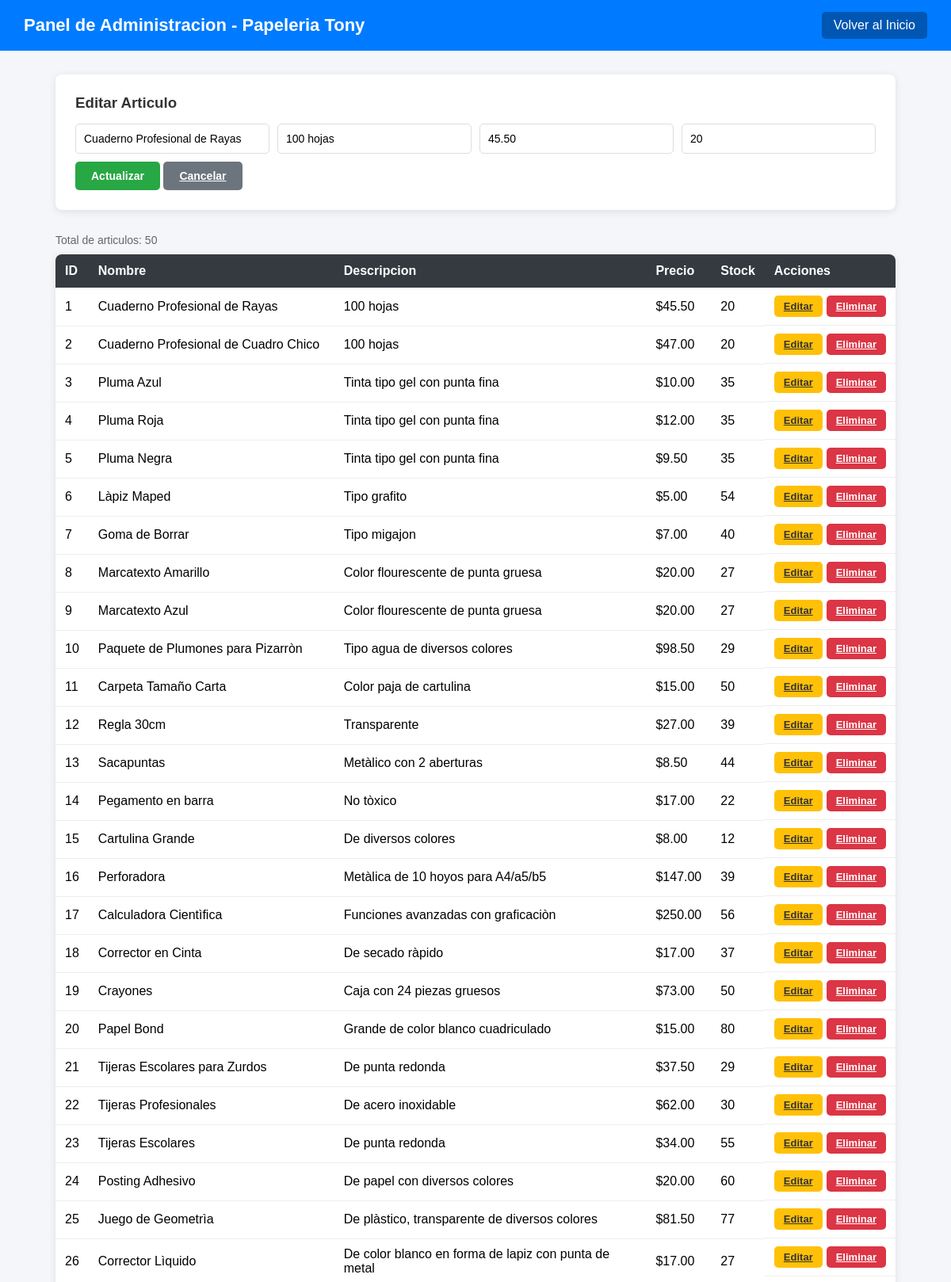
The page /admin.php?editar=1 (signed in, upper part) on the database its author committed.
### tables this page shows
CREATE TABLE `articulos` (
  `id` int NOT NULL AUTO_INCREMENT,
  `nombre` varchar(100) NOT NULL,
  `descripcion` varchar(255) DEFAULT NULL,
  `precio` decimal(10,2) DEFAULT NULL,
  `stock` int DEFAULT '0',
  PRIMARY KEY (`id`)
);

### admin.php (the view, shortened to what this page needs)
<?php
include("conexion.php");
$editando = null;
if (isset($_GET['editar'])) {
    $id = intval($_GET['editar']);
    $result = $conn->query("SELECT * FROM articulos WHERE id = $id");
    $editando = $result->fetch_assoc();
}
$resultado = $conn->query("SELECT * FROM articulos ORDER BY id ASC");
?>
<!DOCTYPE html>
<html lang="es">
<head>
</head>
<body>
    <header>
        <h1>Panel de Administracion - Papeleria Tony</h1>
        <a href="index.php">Volver al Inicio</a>
    </header>
    <div class="container">
        <div class="form-card">
            <h3><?php echo $editando ? "Editar Articulo" : "Agregar Articulo"; ?></h3>
            <form method="POST" action="admin.php">
                <div class="form-row">
                    <input type="text" name="nombre" placeholder="Nombre" value="<?php echo $editando ? htmlspecialchars($editando['nombre']) : ''; ?>" required>
                    <input type="text" name="descripcion" placeholder="Descripcion" value="<?php echo $editando ? htmlspecialchars($editando['descripcion']) : ''; ?>" required>
                    <input type="number" step="0.01" name="precio" placeholder="Precio" value="<?php echo $editando ? $editando['precio'] : ''; ?>" required>
                    <input type="number" name="stock" placeholder="Stock" value="<?php echo $editando ? $editando['stock'] : ''; ?>" required>
                </div>
                <button type="submit" name="<?php echo $editando ? 'actualizar' : 'guardar'; ?>" class="btn <?php echo $editando ? 'btn-guardar' : 'btn-guardar'; ?>">
                    <?php echo $editando ? 'Actualizar' : 'Guardar'; ?>
                </button>
                <?php if ($editando): ?>
                    <a href="admin.php" class="btn btn-cancelar">Cancelar</a>
                <?php endif; ?>
            </form>
        </div>
        <p class="total-registros">Total de articulos: <?php echo $resultado->num_rows; ?></p>
        <table>
            <thead>
                <tr>
                    <th>ID</th>
                    <th>Nombre</th>
                    <th>Descripcion</th>
                    <th>Precio</th>
                    <th>Stock</th>
                    <th>Acciones</th>
                </tr>
            </thead>
            <tbody>
                <?php while ($row = $resultado->fetch_assoc()): ?>
                <tr>
                    <td><?php echo $row['id']; ?></td>
                    <td><?php echo htmlspecialchars($row['nombre']); ?></td>
                    <td><?php echo htmlspecialchars($row['descripcion']); ?></td>
                    <td>$<?php echo number_format($row['precio'], 2); ?></td>
                    <td><?php echo $row['stock']; ?></td>
                    <td class="acciones">
                        <a href="admin.php?editar=<?php echo $row['id']; ?>" class="btn btn-editar">Editar</a>
                        <a href="admin.php?eliminar=<?php echo $row['id']; ?>" class="btn btn-eliminar" onclick="return confirm('¿Estas seguro de eliminar este articulo? Esta accion no se puede deshacer.');">Eliminar</a>
                    </td>
                </tr>
                <?php endwhile; ?>
            </tbody>
        </table>
    </div>
</body>
</html>

### admin.php (style rules this page uses)
* { margin: 0; padding: 0; box-sizing: border-box; }
body { font-family: Arial, sans-serif; background: #f4f6f9; }
header { background: #007BFF; color: white; padding: 15px 30px; display: flex; justify-content: space-between; align-items: center; }
header h1 { font-size: 22px; }
header a { color: white; text-decoration: none; background: #0056b3; padding: 8px 15px; border-radius: 5px; }
.container { max-width: 1100px; margin: 30px auto; padding: 0 20px; }
.form-card { background: white; padding: 25px; border-radius: 8px; box-shadow: 0 2px 10px rgba(0,0,0,0.1); margin-bottom: 30px; }
.form-card h3 { margin-bottom: 15px; color: #333; }
.form-row { display: flex; gap: 10px; flex-wrap: wrap; margin-bottom: 10px; }
.form-row input { flex: 1; min-width: 150px; padding: 10px; border: 1px solid #ddd; border-radius: 5px; font-size: 14px; }
.btn { padding: 10px 20px; border: none; border-radius: 5px; cursor: pointer; font-size: 14px; font-weight: bold; color: white; }
.btn-guardar { background: #28a745; }
.btn-cancelar { background: #6c757d; }
.btn-editar { background: #ffc107; color: #333; padding: 6px 12px; font-size: 13px; }
.btn-eliminar { background: #dc3545; padding: 6px 12px; font-size: 13px; }
table { width: 100%; border-collapse: collapse; background: white; border-radius: 8px; overflow: hidden; box-shadow: 0 2px 10px rgba(0,0,0,0.1); }
th { background: #343a40; color: white; padding: 12px; text-align: left; }
td { padding: 10px 12px; border-bottom: 1px solid #eee; }
.acciones { display: flex; gap: 5px; }
.total-registros { margin-bottom: 10px; color: #666; font-size: 14px; }

### rows shown on the page
articulos: nombre "Cuaderno Profesional de Rayas", descripcion "100 hojas", precio "45.50", stock "20", id "1"
articulos: id "2", nombre "Cuaderno Profesional de Cuadro Chico", descripcion "100 hojas", precio "47.00", stock "20"
articulos: id "3", nombre "Pluma Azul", descripcion "Tinta tipo gel con punta fina", precio "10.00", stock "35"
articulos: id "4", nombre "Pluma Roja", descripcion "Tinta tipo gel con punta fina", precio "12.00", stock "35"
articulos: id "5", nombre "Pluma Negra", descripcion "Tinta tipo gel con punta fina", precio "9.50", stock "35"
articulos: id "6", nombre "Làpiz Maped", descripcion "Tipo grafito", precio "5.00", stock "54"
articulos: id "7", nombre "Goma de Borrar", descripcion "Tipo migajon", precio "7.00", stock "40"
articulos: id "8", nombre "Marcatexto Amarillo", descripcion "Color flourescente de punta gruesa", precio "20.00", stock "27"
articulos: id "9", nombre "Marcatexto Azul", descripcion "Color flourescente de punta gruesa", precio "20.00", stock "27"
articulos: id "10", nombre "Paquete de Plumones para Pizarròn", descripcion "Tipo agua de diversos colores", precio "98.50", stock "29"
articulos: id "11", nombre "Carpeta Tamaño Carta", descripcion "Color paja de cartulina", precio "15.00", stock "50"
articulos: id "12", nombre "Regla 30cm", descripcion "Transparente", precio "27.00", stock "39"
articulos: id "13", nombre "Sacapuntas", descripcion "Metàlico con 2 aberturas", precio "8.50", stock "44"
articulos: id "14", nombre "Pegamento en barra", descripcion "No tòxico", precio "17.00", stock "22"
articulos: id "15", nombre "Cartulina Grande", descripcion "De diversos colores", precio "8.00", stock "12"
articulos: id "16", nombre "Perforadora", descripcion "Metàlica de 10 hoyos para A4/a5/b5", precio "147.00", stock "39"
articulos: id "17", nombre "Calculadora Cientìfica", descripcion "Funciones avanzadas con graficaciòn", precio "250.00", stock "56"
articulos: id "18", nombre "Corrector en Cinta", descripcion "De secado ràpido", precio "17.00", stock "37"
articulos: id "19", nombre "Crayones", descripcion "Caja con 24 piezas gruesos", precio "73.00", stock "50"
articulos: id "20", nombre "Papel Bond", descripcion "Grande de color blanco cuadriculado", precio "15.00", stock "80"
articulos: id "21", nombre "Tijeras Escolares para Zurdos", descripcion "De punta redonda", precio "37.50", stock "29"
articulos: id "22", nombre "Tijeras Profesionales", descripcion "De acero inoxidable", precio "62.00", stock "30"
articulos: id "23", nombre "Tijeras Escolares", descripcion "De punta redonda", precio "34.00", stock "55"
articulos: id "24", nombre "Posting Adhesivo", descripcion "De papel con diversos colores", precio "20.00", stock "60"
articulos: id "25", nombre "Juego de Geometrìa", descripcion "De plàstico, transparente de diversos colores", precio "81.50", stock "77"
articulos: id "26", nombre "Corrector Lìquido", descripcion "De color blanco en forma de lapiz con punta de metal", precio "17.00", stock "27"

### other values the page prints
$resultado->num_rows "50"
